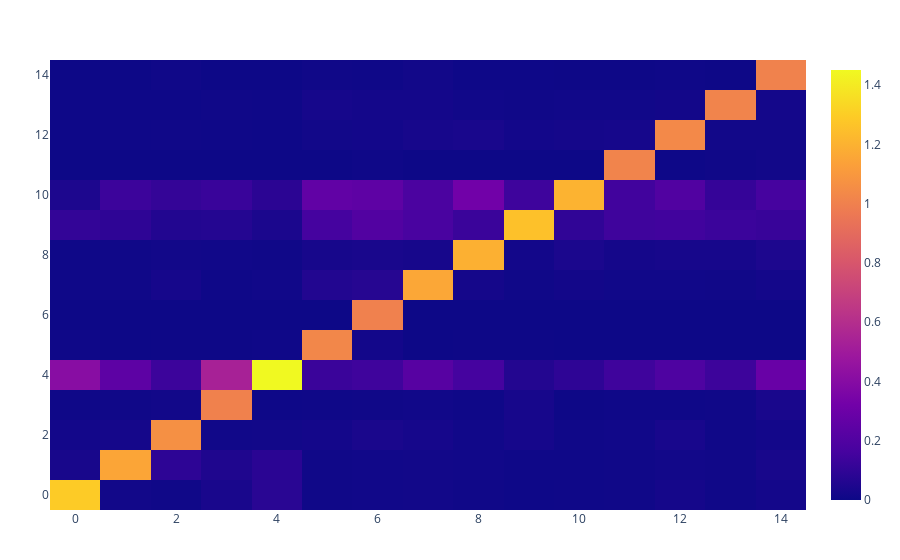

Here is the notebook cell this chart was saved with:
### Code cell
Plot(heatmap(z=L15))

### Figure 1 — Plotly figure (JSON) as saved in the notebook; plotly's stock layout.template omitted (floating-point values rounded to 4 significant figures; data arrays with more than 128 entries replaced by an {"elided": "..."} marker saying what was removed)
{"data": [{"transpose": true, "type": "heatmap", "z": {"elided": "15x15 float values"}}], "layout": {"margin": {"b": 50, "l": 50, "r": 50, "t": 60}}}
